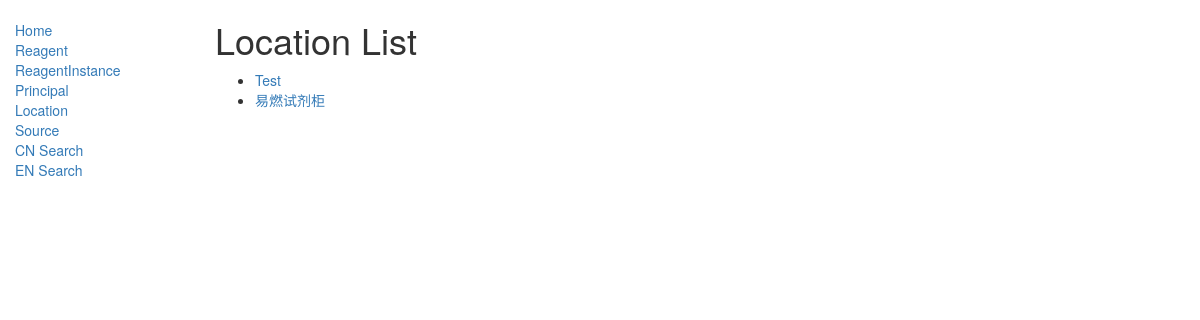
Page /catalog/location/ on the earlier database version.
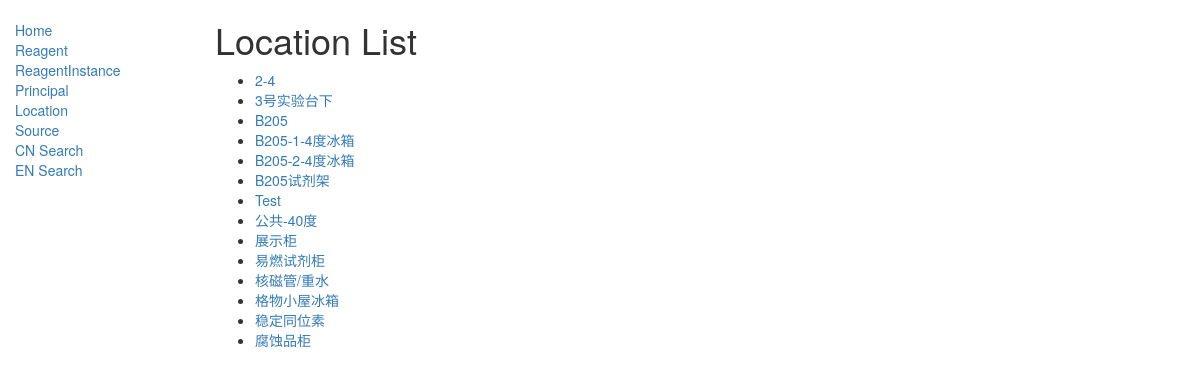
Same page on the later database version.
### catalog/models.py (models this page shows, shortened)
class Location(models.Model):
    name = models.CharField(
        max_length=200,
        help_text=
        "Enter a Location (e.g. B205-4°C-Refrigerator, B205-Table1-Lowbox)")
    class Meta:
        ordering = ['name']
    def get_absolute_url(self):
        return reverse('location-detail', args=[str(self.id)])

### catalog/views.py (the view)
# urls.py: path('location/', views.LocationListView.as_view(), name='location'),
class LocationListView(generic.ListView):
    model = Location
    paginate_by = 30

### catalog/templates/catalog/location_list.html
{% extends "base_generic.html" %}
{% block content %}
<h1>Location List</h1>
{% if location_list %}
<ul>
    {% for location in location_list %}
    <li>
        <a href="{{ location.get_absolute_url }}">{{ location.name }}</a>
    </li>
    {% endfor %}
</ul>
{% else %}
<p>There are no location in the database.</p>
{% endif %}
{% endblock %}

Differences in the rows shown:
added Location: name "2-4"
added Location: name "3号实验台下"
added Location: name "B205"
added Location: name "B205-1-4度冰箱"
added Location: name "B205-2-4度冰箱"
added Location: name "B205试剂架"
added Location: name "公共-40度"
added Location: name "展示柜"
added Location: name "核磁管/重水"
added Location: name "格物小屋冰箱"
added Location: name "稳定同位素"
added Location: name "腐蚀品柜"
